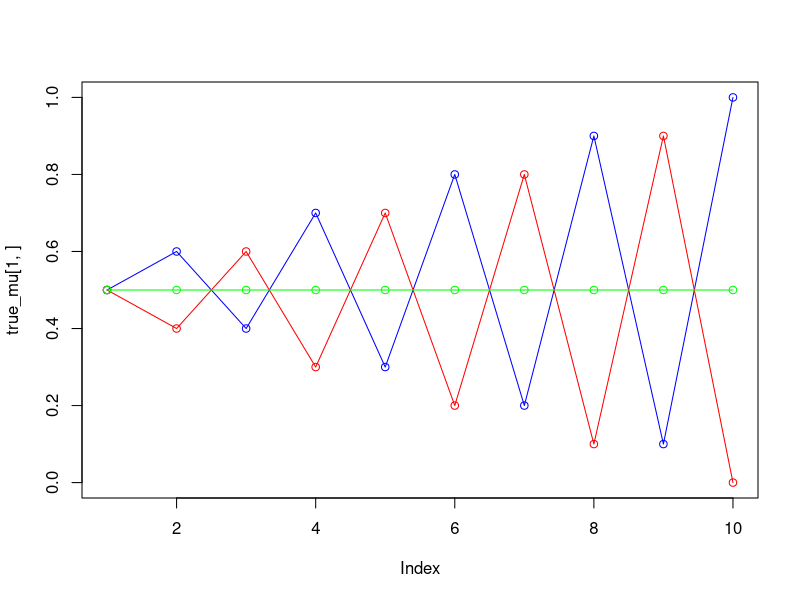
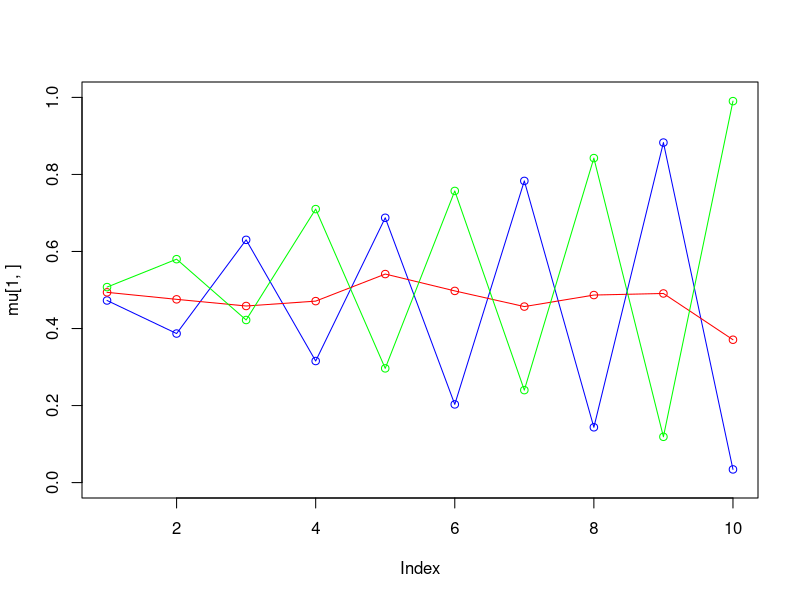
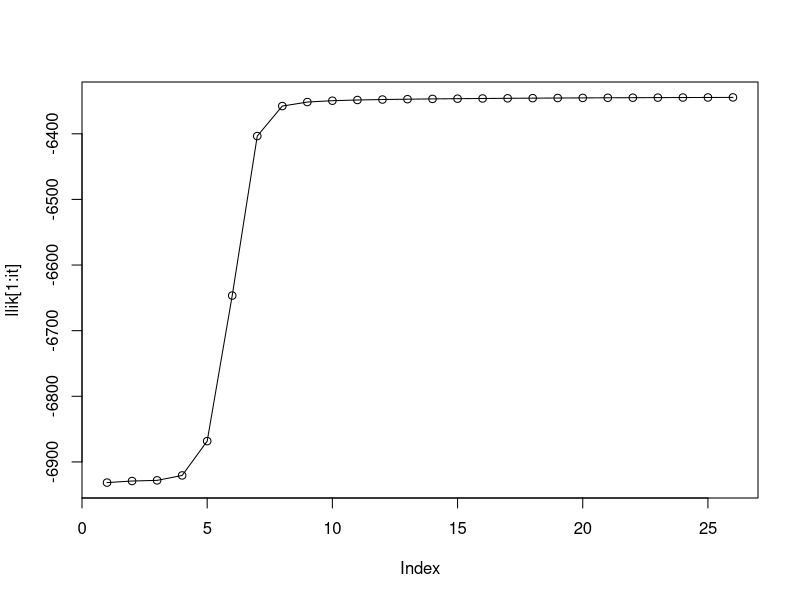
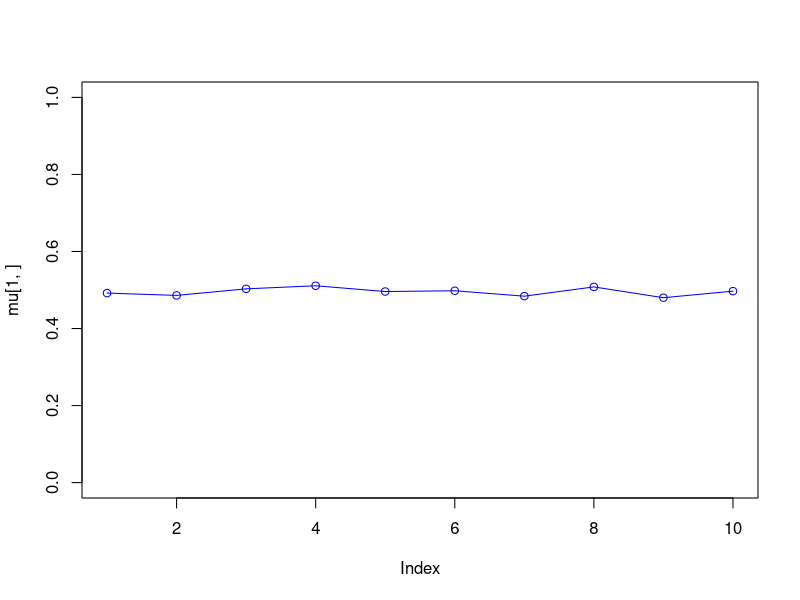
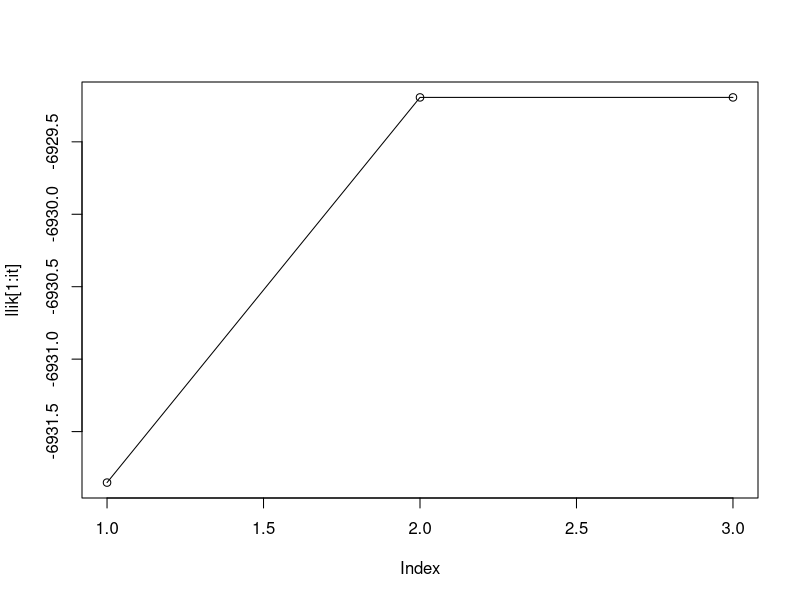
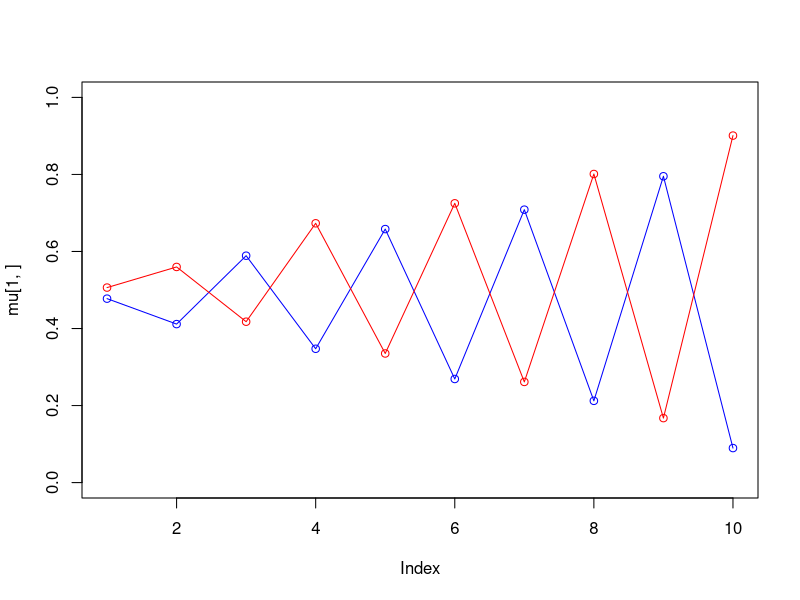
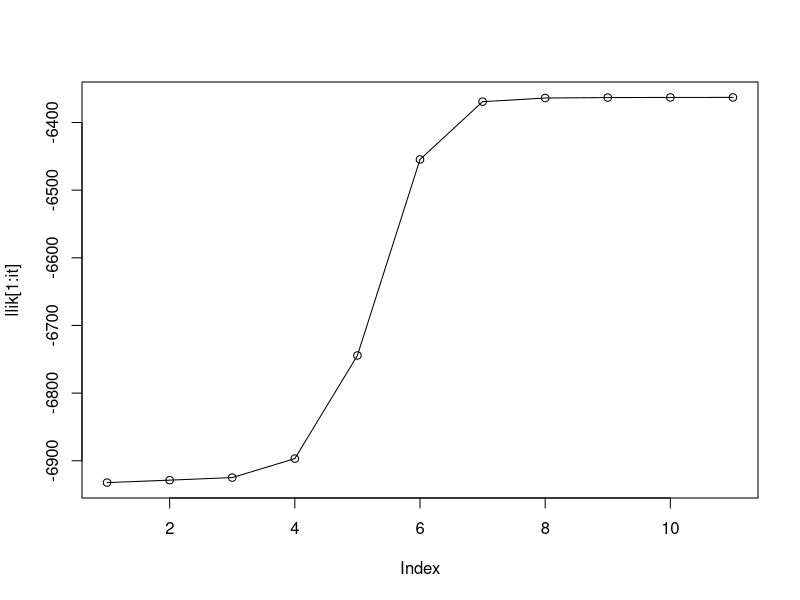
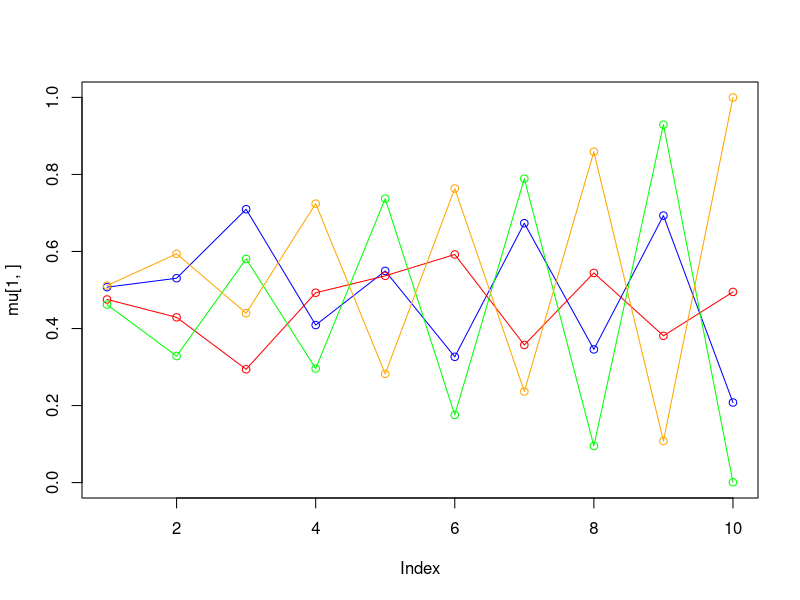

Write R code to recreate these figures, in order.
## ---- chunk 1
knitr::opts_chunk$set(echo = TRUE)
## ---- chunk 2

## ---- chunk 3
set.seed(1234567890)

max_it <- 100 # max number of EM iterations
min_change <- 0.1 # min change in log lik between two consecutive iterations
n=1000 # number of training points
D=10 # number of dimensions
x <- matrix(nrow=n, ncol=D) # training data

true_pi <- vector(length = 3) # true mixing coefficients
true_mu <- matrix(nrow=3, ncol=D) # true conditional distributions
true_pi=c(1/3, 1/3, 1/3)
true_mu[1,]=c(0.5,0.6,0.4,0.7,0.3,0.8,0.2,0.9,0.1,1)
true_mu[2,]=c(0.5,0.4,0.6,0.3,0.7,0.2,0.8,0.1,0.9,0)
true_mu[3,]=c(0.5,0.5,0.5,0.5,0.5,0.5,0.5,0.5,0.5,0.5)
plot(true_mu[1,], type="o", col="blue", ylim=c(0,1))
points(true_mu[2,], type="o", col="red")
points(true_mu[3,], type="o", col="green")

# Producing the training data
for(i in 1:n) {
  m <- sample(1:3,1,prob=true_pi)
  for(d in 1:D) {
    x[i,d] <- rbinom(1,1,true_mu[m,d])
  }
}

## ---- chunk 4
M=3 # number of clusters
w <- matrix(nrow=n, ncol=M) # weights
pi <- vector(length = M) # mixing coefficients
mu <- matrix(nrow=M, ncol=D) # conditional distributions
llik <- vector(length = max_it) # log likelihood of the EM iterations

# Random initialization of the parameters
pi <- runif(M,0.49,0.51)
pi <- pi / sum(pi)
for(m in 1:M) {
  mu[m,] <- runif(D,0.49,0.51)
}
pi
mu

for(it in 1:max_it) {
  # plot(mu[1,], type="o", col="blue", ylim=c(0,1))
  # points(mu[2,], type="o", col="red")
  # points(mu[3,], type="o", col="green")
  # # Sys.sleep(0.5)
  
  # E-step: Computation of the weights
  # Compute x given y=m probabilities
  bern <- matrix(nrow=n, ncol=M)
  for (i in 1:n) {
    for (m in 1:M) {
      v_bern <- vector()
      for (d in 1:D) {
          bern_im <- mu[m, d] ^ x[i, d] * (1 - mu[m, d]) ^ (1 - x[i, d])  
          v_bern <- append(v_bern, bern_im)
      }
      bern[i, m] <- pi[m] * prod(v_bern)
    }
  }
  
  # Compute weights according to P(y=m|x) = P(x|y=m)P(y=m) / P(x)
  for (i in 1:n) {
    for (m in 1:M) {
      w[i, m] <- bern[i, m] / sum(bern[i,]) 
    }
  }
  
  #Log likelihood computation.
  llik[it] <- sum(log(rowSums(bern)))
  
  cat("iteration: ", it, "log likelihood: ", llik[it], "\n")
  flush.console()
  # Stop if the log likelihood has not changed significantly
  # Your code here
  if (length(llik[llik != 0]) >= 2) {
    if (abs(llik[it] - llik[it - 1]) < min_change) {
      break
    }
  }
  
  #M-step: ML parameter estimation from the data and weights
  # Compute new pi and mu from weights
  pi <- 1 / n * colSums(w)
  
  for (m in 1:M) {
    mu[m,] <- 1 / sum(w[, m]) * colSums(w[, m] * x)
  }
}

pi
mu

plot(mu[1,], type="o", col="blue", ylim=c(0,1))
points(mu[2,], type="o", col="red")
points(mu[3,], type="o", col="green")

plot(llik[1:it], type="o")

## ---- chunk 5
M=1 # number of clusters
w <- matrix(nrow=n, ncol=M) # weights
pi <- vector(length = M) # mixing coefficients
mu <- matrix(nrow=M, ncol=D) # conditional distributions
llik <- vector(length = max_it) # log likelihood of the EM iterations

# Random initialization of the parameters
pi <- runif(M,0.49,0.51)
pi <- pi / sum(pi)
for(m in 1:M) {
  mu[m,] <- runif(D,0.49,0.51)
}
pi
mu

for(it in 1:max_it) {
  # plot(mu[1,], type="o", col="blue", ylim=c(0,1))
  # points(mu[2,], type="o", col="red")
  # points(mu[3,], type="o", col="green")
  # # Sys.sleep(0.5)
  
  # E-step: Computation of the weights
  # Compute x given y=m probabilities
  bern <- matrix(nrow=n, ncol=M)
  for (i in 1:n) {
    for (m in 1:M) {
      v_bern <- vector()
      for (d in 1:D) {
          bern_im <- mu[m, d] ^ x[i, d] * (1 - mu[m, d]) ^ (1 - x[i, d])  
          v_bern <- append(v_bern, bern_im)
      }
      bern[i, m] <- pi[m] * prod(v_bern)
    }
  }
  
  # Compute weights according to P(y=m|x) = P(x|y=m)P(y=m) / P(x)
  for (i in 1:n) {
    for (m in 1:M) {
      w[i, m] <- bern[i, m] / sum(bern[i,]) 
    }
  }
  
  #Log likelihood computation.
  llik[it] <- sum(log(rowSums(bern)))
  
  # cat("iteration: ", it, "log likelihood: ", llik[it], "\n")
  flush.console()
  # Stop if the log likelihood has not changed significantly
  # Your code here
  if (length(llik[llik != 0]) >= 2) {
    if (abs(llik[it] - llik[it - 1]) < min_change) {
      break
    }
  }
  
  #M-step: ML parameter estimation from the data and weights
  # Compute new pi and mu from weights
  pi <- 1 / n * colSums(w)
  
  for (m in 1:M) {
    mu[m,] <- 1 / sum(w[, m]) * colSums(w[, m] * x)
  }
}

pi
mu

plot(mu[1,], type="o", col="blue", ylim=c(0,1))
# points(mu[2,], type="o", col="red")
# points(mu[3,], type="o", col="green")
# points(mu[4,], type="o", col="orange")

plot(llik[1:it], type="o")

## ---- chunk 6
M=2 # number of clusters
w <- matrix(nrow=n, ncol=M) # weights
pi <- vector(length = M) # mixing coefficients
mu <- matrix(nrow=M, ncol=D) # conditional distributions
llik <- vector(length = max_it) # log likelihood of the EM iterations

# Random initialization of the parameters
pi <- runif(M,0.49,0.51)
pi <- pi / sum(pi)
for(m in 1:M) {
  mu[m,] <- runif(D,0.49,0.51)
}
pi
mu

for(it in 1:max_it) {
  # plot(mu[1,], type="o", col="blue", ylim=c(0,1))
  # points(mu[2,], type="o", col="red")
  # points(mu[3,], type="o", col="green")
  # # Sys.sleep(0.5)
  
  # E-step: Computation of the weights
  # Compute x given y=m probabilities
  bern <- matrix(nrow=n, ncol=M)
  for (i in 1:n) {
    for (m in 1:M) {
      v_bern <- vector()
      for (d in 1:D) {
          bern_im <- mu[m, d] ^ x[i, d] * (1 - mu[m, d]) ^ (1 - x[i, d])  
          v_bern <- append(v_bern, bern_im)
      }
      bern[i, m] <- pi[m] * prod(v_bern)
    }
  }
  
  # Compute weights according to P(y=m|x) = P(x|y=m)P(y=m) / P(x)
  for (i in 1:n) {
    for (m in 1:M) {
      w[i, m] <- bern[i, m] / sum(bern[i,]) 
    }
  }
  
  #Log likelihood computation.
  llik[it] <- sum(log(rowSums(bern)))
  
  # cat("iteration: ", it, "log likelihood: ", llik[it], "\n")
  flush.console()
  # Stop if the log likelihood has not changed significantly
  # Your code here
  if (length(llik[llik != 0]) >= 2) {
    if (abs(llik[it] - llik[it - 1]) < min_change) {
      break
    }
  }
  
  #M-step: ML parameter estimation from the data and weights
  # Compute new pi and mu from weights
  pi <- 1 / n * colSums(w)
  
  for (m in 1:M) {
    mu[m,] <- 1 / sum(w[, m]) * colSums(w[, m] * x)
  }
}

pi
mu

plot(mu[1,], type="o", col="blue", ylim=c(0,1))
points(mu[2,], type="o", col="red")

plot(llik[1:it], type="o")

## ---- chunk 7
M=4 # number of clusters
w <- matrix(nrow=n, ncol=M) # weights
pi <- vector(length = M) # mixing coefficients
mu <- matrix(nrow=M, ncol=D) # conditional distributions
llik <- vector(length = max_it) # log likelihood of the EM iterations

# Random initialization of the parameters
pi <- runif(M,0.49,0.51)
pi <- pi / sum(pi)
for(m in 1:M) {
  mu[m,] <- runif(D,0.49,0.51)
}
pi
mu

for(it in 1:max_it) {
  # plot(mu[1,], type="o", col="blue", ylim=c(0,1))
  # points(mu[2,], type="o", col="red")
  # points(mu[3,], type="o", col="green")
  # # Sys.sleep(0.5)
  
  # E-step: Computation of the weights
  # Compute x given y=m probabilities
  bern <- matrix(nrow=n, ncol=M)
  for (i in 1:n) {
    for (m in 1:M) {
      v_bern <- vector()
      for (d in 1:D) {
          bern_im <- mu[m, d] ^ x[i, d] * (1 - mu[m, d]) ^ (1 - x[i, d])  
          v_bern <- append(v_bern, bern_im)
      }
      bern[i, m] <- pi[m] * prod(v_bern)
    }
  }
  
  # Compute weights according to P(y=m|x) = P(x|y=m)P(y=m) / P(x)
  for (i in 1:n) {
    for (m in 1:M) {
      w[i, m] <- bern[i, m] / sum(bern[i,]) 
    }
  }
  
  #Log likelihood computation.
  llik[it] <- sum(log(rowSums(bern)))
  
  # cat("iteration: ", it, "log likelihood: ", llik[it], "\n")
  flush.console()
  # Stop if the log likelihood has not changed significantly
  # Your code here
  if (length(llik[llik != 0]) >= 2) {
    if (abs(llik[it] - llik[it - 1]) < min_change) {
      break
    }
  }
  
  #M-step: ML parameter estimation from the data and weights
  # Compute new pi and mu from weights
  pi <- 1 / n * colSums(w)
  
  for (m in 1:M) {
    mu[m,] <- 1 / sum(w[, m]) * colSums(w[, m] * x)
  }
}

pi
mu

plot(mu[1,], type="o", col="blue", ylim=c(0,1))
points(mu[2,], type="o", col="red")
points(mu[3,], type="o", col="green")
points(mu[4,], type="o", col="orange")

plot(llik[1:it], type="o")

## ---- chunk 8
M=5 # number of clusters
w <- matrix(nrow=n, ncol=M) # weights
pi <- vector(length = M) # mixing coefficients
mu <- matrix(nrow=M, ncol=D) # conditional distributions
llik <- vector(length = max_it) # log likelihood of the EM iterations

# Random initialization of the parameters
pi <- runif(M,0.49,0.51)
pi <- pi / sum(pi)
for(m in 1:M) {
  mu[m,] <- runif(D,0.49,0.51)
}
pi
mu

for(it in 1:max_it) {
  # plot(mu[1,], type="o", col="blue", ylim=c(0,1))
  # points(mu[2,], type="o", col="red")
  # points(mu[3,], type="o", col="green")
  # # Sys.sleep(0.5)
  
  # E-step: Computation of the weights
  # Compute x given y=m probabilities
  bern <- matrix(nrow=n, ncol=M)
  for (i in 1:n) {
    for (m in 1:M) {
      v_bern <- vector()
      for (d in 1:D) {
          bern_im <- mu[m, d] ^ x[i, d] * (1 - mu[m, d]) ^ (1 - x[i, d])  
          v_bern <- append(v_bern, bern_im)
      }
      bern[i, m] <- pi[m] * prod(v_bern)
    }
  }
  
  # Compute weights according to P(y=m|x) = P(x|y=m)P(y=m) / P(x)
  for (i in 1:n) {
    for (m in 1:M) {
      w[i, m] <- bern[i, m] / sum(bern[i,]) 
    }
  }
  
  #Log likelihood computation.
  llik[it] <- sum(log(rowSums(bern)))
  
  # cat("iteration: ", it, "log likelihood: ", llik[it], "\n")
  flush.console()
  # Stop if the log likelihood has not changed significantly
  # Your code here
  if (length(llik[llik != 0]) >= 2) {
    if (abs(llik[it] - llik[it - 1]) < min_change) {
      break
    }
  }
  
  #M-step: ML parameter estimation from the data and weights
  # Compute new pi and mu from weights
  pi <- 1 / n * colSums(w)
  
  for (m in 1:M) {
    mu[m,] <- 1 / sum(w[, m]) * colSums(w[, m] * x)
  }
}

pi
mu

plot(mu[1,], type="o", col="blue", ylim=c(0,1))
points(mu[2,], type="o", col="red")
points(mu[3,], type="o", col="green")
points(mu[4,], type="o", col="orange")
points(mu[5,], type="o", col="purple")

plot(llik[1:it], type="o")

